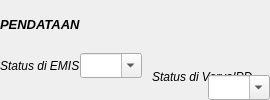
                   <widget class="QWidget" name="frame_pendataan" native="true">
                    <layout class="QGridLayout" name="gridLayout_28">
                     <property name="leftMargin">
                      <number>0</number>
                     </property>
                     <property name="topMargin">
                      <number>0</number>
                     </property>
                     <property name="rightMargin">
                      <number>0</number>
                     </property>
                     <property name="bottomMargin">
                      <number>0</number>
                     </property>
                     <property name="horizontalSpacing">
                      <number>10</number>
                     </property>
                     <property name="verticalSpacing">
                      <number>5</number>
                     </property>
                     <item row="1" column="0" alignment="Qt::AlignTop">
                      <widget class="QWidget" name="widget_9" native="true">
                       <layout class="QGridLayout" name="gridLayout_30">
                        <property name="leftMargin">
                         <number>0</number>
                        </property>
                        <property name="topMargin">
                         <number>0</number>
                        </property>
                        <property name="rightMargin">
                         <number>0</number>
                        </property>
                        <property name="bottomMargin">
                         <number>0</number>
                        </property>
                        <property name="spacing">
                         <number>0</number>
                        </property>
                        <item row="0" column="0">
                         <widget class="QLabel" name="label_156">
                          <property name="font">
                           <font>
                            <italic>true</italic>
                           </font>
                          </property>
                          <property name="text">
                           <string>Status di EMIS</string>
                          </property>
                         </widget>
                        </item>
                        <item row="0" column="1">
                         <widget class="QComboBox" name="emis_cbo">
                          <property name="minimumSize">
                           <size>
                            <width>0</width>
                            <height>25</height>
                           </size>
                          </property>
                          <property name="font">
                           <font>
                            <family>Segoe UI</family>
                            <pointsize>10</pointsize>
                            <weight>50</weight>
                            <italic>false</italic>
                            <bold>false</bold>
                           </font>
                          </property>
                          <property name="focusPolicy">
                           <enum>Qt::TabFocus</enum>
                          </property>
                          <property name="editable">
                           <bool>true</bool>
                          </property>
                          <item>
                           <property name="text">
                            <string/>
                           </property>
                          </item>
                          <item>
                           <property name="text">
                            <string>Ya</string>
                           </property>
                          </item>
                          <item>
                           <property name="text">
                            <string>Tidak</string>
                           </property>
                          </item>
                         </widget>
                        </item>
                       </layout>
                      </widget>
                     </item>
                     <item row="1" column="1">
                      <widget class="QWidget" name="widget_10" native="true">
                       <layout class="QGridLayout" name="gridLayout_31">
                        <property name="leftMargin">
                         <number>0</number>
                        </property>
                        <property name="topMargin">
                         <number>0</number>
                        </property>
                        <property name="rightMargin">
                         <number>0</number>
                        </property>
                        <property name="bottomMargin">
                         <number>0</number>
                        </property>
                        <property name="spacing">
                         <number>0</number>
                        </property>
                        <item row="0" column="0" rowspan="2" colspan="2">
                         <widget class="QLabel" name="label_157">
                          <property name="font">
                           <font>
                            <italic>true</italic>
                           </font>
                          </property>
                          <property name="text">
                           <string>Status di VervalPD</string>
                          </property>
                         </widget>
                        </item>
                        <item row="1" column="1">
                         <widget class="QComboBox" name="vervalpd_cbo">
                          <property name="minimumSize">
                           <size>
                            <width>0</width>
                            <height>25</height>
                           </size>
                          </property>
                          <property name="font">
                           <font>
                            <family>Segoe UI</family>
                            <pointsize>10</pointsize>
                            <weight>50</weight>
                            <italic>false</italic>
                            <bold>false</bold>
                           </font>
                          </property>
                          <property name="focusPolicy">
                           <enum>Qt::TabFocus</enum>
                          </property>
                          <property name="editable">
                           <bool>true</bool>
                          </property>
                          <item>
                           <property name="text">
                            <string/>
                           </property>
                          </item>
                          <item>
                           <property name="text">
                            <string>Ya</string>
                           </property>
                          </item>
                          <item>
                           <property name="text">
                            <string>Tidak</string>
                           </property>
                          </item>
                         </widget>
                        </item>
                       </layout>
                      </widget>
                     </item>
                     <item row="0" column="0">
                      <widget class="QLabel" name="label_11">
                       <property name="font">
                        <font>
                         <pointsize>10</pointsize>
                         <weight>75</weight>
                         <italic>true</italic>
                         <bold>true</bold>
                        </font>
                       </property>
                       <property name="text">
                        <string>PENDATAAN</string>
                       </property>
                      </widget>
                     </item>
                    </layout>
                   </widget>
